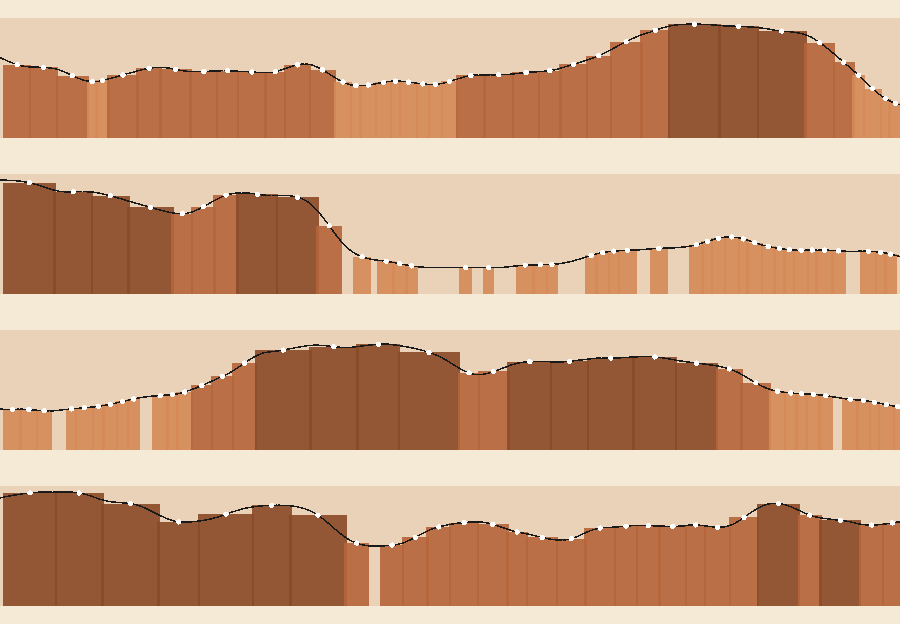

Source code (Python):
# -*- coding: utf-8 -*-
"""
wall_profile.py — 2026-10-04. 벽 밑 바위 줄의 높이 곡선(자연 마모) — Luau(wallPillars) 와 같은 셈을 파이썬으로 그려 본다.

사용자: "커다란 돌 구조가 띄엄띄엄, 그 사이를 중간·작은 돌이 채우고, 블록 가운데 가장 높은 점을 이으면 불규칙한 곡선 —
         자연적으로 마모된 느낌. 맵은 네모(직육면체). 파동함수처럼 너무 극적이면 안 됨."
곡선 = 1차원 fBm(fractional Brownian motion): 매끈한 값 잡음(value noise, 격자마다 해시로 높이, 사이는 smoothstep 보간)을
  파장 80·34·14 세 겹, 세기 1·0.4·0.15(지속도 ≈ 0.4 — 지형 생성에 흔히 쓰는 0.5 보다 조금 잔잔하게)로 더해 0~1 로 맞춘다.
  → 큰 굽이는 한 벽에 한두 번, 그 위에 잔물결. 사인파처럼 같은 간격으로 오르내리지 않는다.
블록: 곡선이 높은 마루 근처는 넓고 깊은 큰 바위(띄엄띄엄), 그 밖은 중간·작은 바위가 메운다. 블록 윗면 가운데 = 곡선 위 점.
돌리기: python tools/wall_profile.py → tools/wall_profile.png (벽 넷 예시)
"""
import math
import os
import sys

HERE = os.path.dirname(os.path.abspath(__file__))
sys.path.insert(0, HERE)


def hash1(i, seed):
    v = math.sin(i * 12.9898 + seed * 78.233) * 43758.5453
    return v - math.floor(v)


def vnoise(x, seed):
    i = math.floor(x)
    t = x - i
    t = t * t * (3 - 2 * t)
    return hash1(i, seed) * (1 - t) + hash1(i + 1, seed) * t


OCT = [(80.0, 1.0), (34.0, 0.4), (14.0, 0.15)]


def profile(s, seed):
    total, norm = 0.0, 0.0
    for k, (wl, amp) in enumerate(OCT):
        total += amp * vnoise(s / wl + k * 17.31, seed + k * 3.7)
        norm += amp
    return total / norm  # 0~1 (대개 0.25~0.75)


def frac(s, seed):
    """벽 높이에 대한 블록 높이 비(0.28~0.95)"""
    p = profile(s, seed)
    t = min(1, max(0, (p - 0.12) / 0.76))
    t = t * t * (3 - 2 * t)  # 부드러운 끝(잘린 평평한 마루·골 없이 둥글게 눕는다)
    return 0.22 + 0.73 * t


def blocks_along(a0, a1, seed, dens=1.0):
    """[(시작, 끝, 높이비, 깊이, 종류)] — Luau wallPillars 와 같은 규칙"""
    out = []
    cur = a0 + 1
    n = 0
    while cur < a1 - 2:
        n += 1
        r = hash1(n * 7 + 3, seed)
        h_here = frac(cur + 4, seed)
        slope = abs(frac(cur + 9, seed) - frac(cur - 1, seed))
        if h_here > 0.72 and slope < 0.08:
            w, d, kind = 13 + r * 8, 7 + r * 2.5, "큰"
        elif h_here > 0.5:
            w, d, kind = 7 + r * 4, 4.5 + r * 2, "중"
        else:
            w, d, kind = 3.5 + r * 3, 3 + r * 1.5, "작"
        w = min(w, a1 - cur + 1)
        hf = frac(cur + w / 2, seed)
        skip = kind == "작" and hash1(n * 5 + 1, seed) < (1 - dens) * 0.9
        if not skip:
            out.append((cur, cur + w, hf, d, kind))
        cur += w - 0.8
    return out


if __name__ == "__main__":
    from plan_png import Canvas
    L, H = 300, 40
    C = Canvas(0, 0, L, 4 * (H + 12), 3.0)
    C.rect(0, 0, L, 4 * (H + 12), "#f4ead6")
    for row, (seed, dens) in enumerate([(1.3, 1.0), (7.9, 0.6), (13.1, 0.85), (21.7, 0.35)]):
        base = row * (H + 12) + H + 6
        C.rect(0, base - H, L, base, "#c98a5c", 0.25)  # 벽
        for s0, s1, hf, d, kind in blocks_along(0, L, seed, dens):
            col = {"큰": "#8a4a28", "중": "#b5653a", "작": "#d58a58"}[kind]
            C.rect(s0, base - H * hf, s1, base, col, 0.9)
        prev = None
        for i in range(0, L * 2 + 1):
            s = i / 2
            y = base - H * frac(s, seed)
            if prev:
                C.line(prev[0], prev[1], s, y, 0.5, "#1a1a1a")
            prev = (s, y)
        for s0, s1, hf, d, kind in blocks_along(0, L, seed, dens):
            C.circle((s0 + s1) / 2, base - H * hf, 0.9, "#ffffff")
    C.save(os.path.join(HERE, "wall_profile.png"))
    print("ok")
